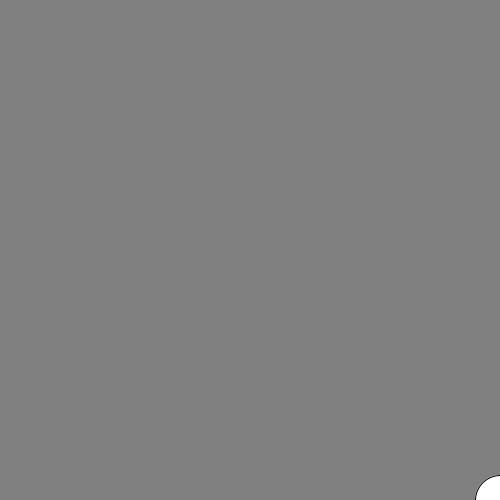
Frame 1 (no input)
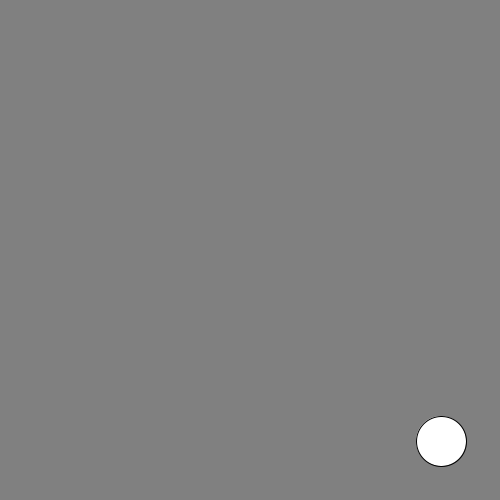
Frame 60 (the mouse pressed at the canvas centre just before this capture)
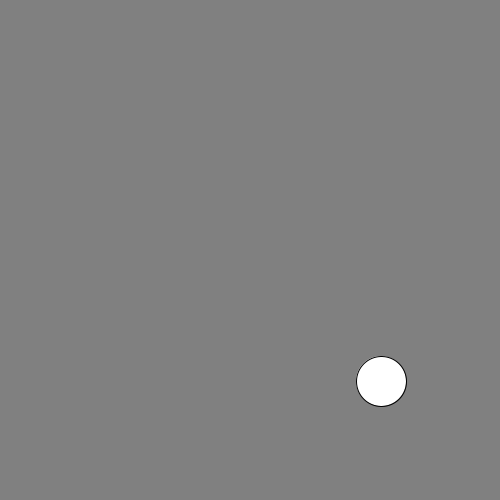
Frame 120 (the mouse held since frame 60 and released just before this capture)

The Processing sketch that drew these frames (run headless with seeded random() and noise(); from frame 60 on, the mouse is pressed at the canvas centre):

// Processing sketch: movement_in_processing
// ── movement_in_processing.pde
int x = 500;
int y = 500;

void setup() {
  size(500,500);
  background(128);
}

void draw() {
  background(128);
  ellipse(x--,y--,50,50);
  println(x);
}
